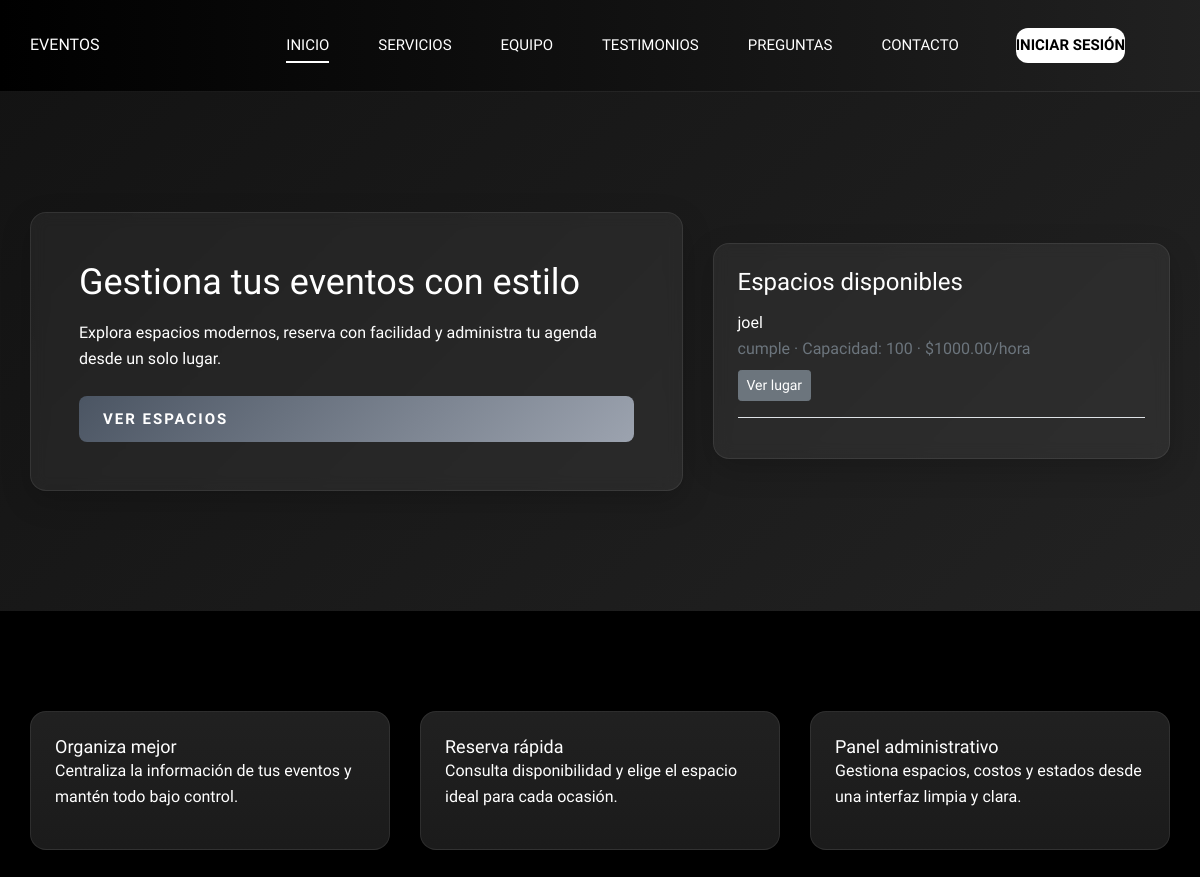
The app's page /, older data.
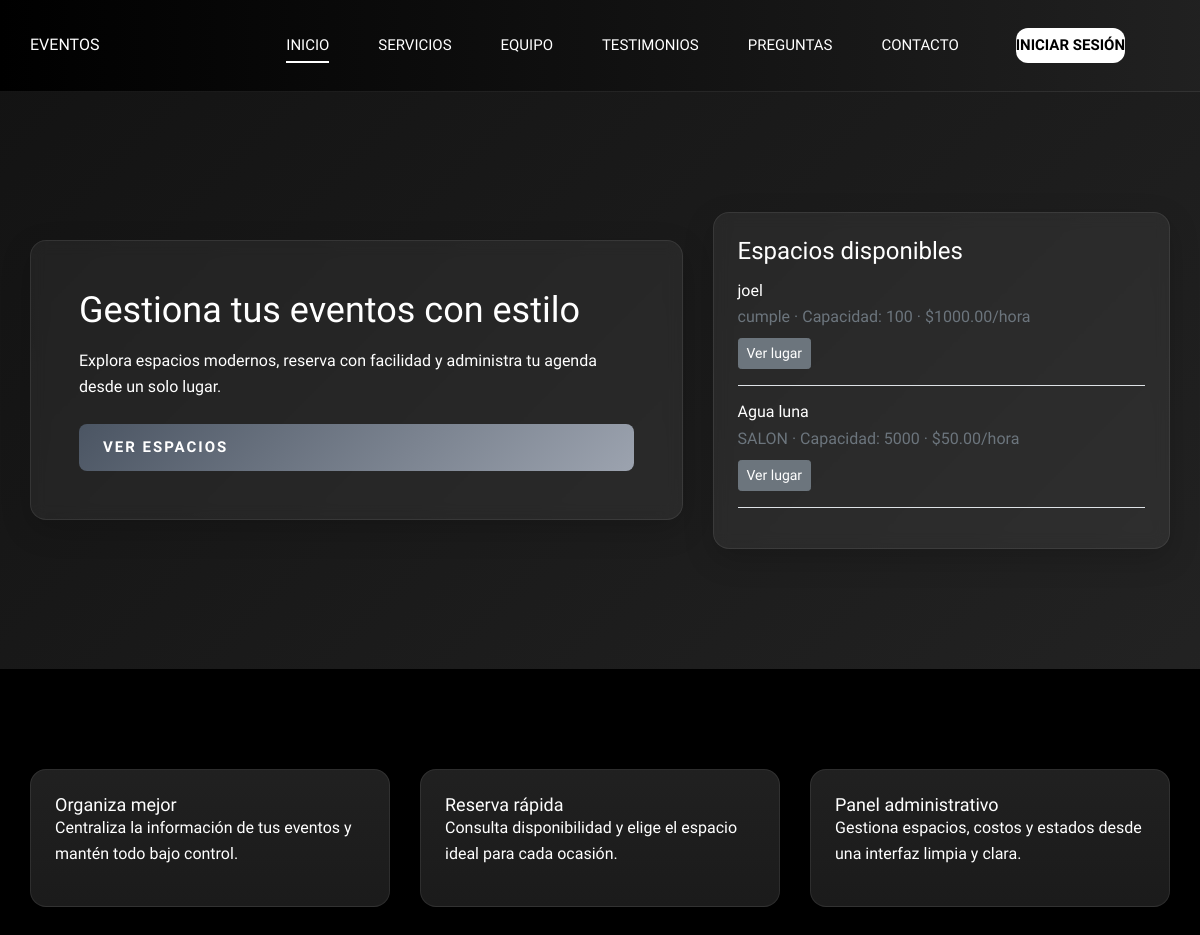
The same page, newer data.
### espacios/models.py (models this page shows, shortened)
class Espacio(models.Model):
    nombre = models.CharField(max_length=150)
    tipo = models.CharField(max_length=100)
    capacidad = models.PositiveIntegerField()
    costo_hora = models.DecimalField(max_digits=10, decimal_places=2)
    ubicacion = models.CharField(max_length=200)
    disponible = models.BooleanField(default=True)

### inicio/views.py (the view)
# urls.py: path('', include('inicio.urls')),
def inicio(request):
    espacios = Espacio.objects.filter(disponible=True)
    return render(request, 'inicio.html', {'espacios': espacios})

### templates/inicio.html (shortened to what this page needs)
{% extends "base.html" %}
{% block content %}
<section class="hero-section">
    <div class="container">
        <div class="row align-items-center">
            <div class="col-lg-7">
                <div class="hero-card p-5">
                    <h2 class="mb-3">Gestiona tus eventos con estilo</h2>
                    <p class="mb-4">
                        Explora espacios modernos, reserva con facilidad y administra tu agenda desde un solo lugar.
                    </p>
                    <a href="{% url 'lista_publica' %}" class="site-btn">
                        Ver espacios
                    </a>
                </div>
            </div>
            <div class="col-lg-5">
                <div class="info-card p-4">
                    <h4 class="mb-3">
                        Espacios disponibles
                    </h4>
                    {% if espacios %}
                        {% for e in espacios|slice:":2" %}
                        <div class="mb-3 border-bottom pb-3">
                            <h6 class="mb-1">
                                {{ e.nombre }}
                            </h6>
                            <p class="mb-2 text-muted">
                                {{ e.tipo }}
                                · Capacidad: {{ e.capacidad }}
                                · ${{ e.costo_hora }}/hora
                            </p>
                            <a href="{% url 'ver_espacio' e.id %}"
                               class="btn btn-secondary btn-sm">
                                Ver lugar
                            </a>
                        </div>
                        {% endfor %}
                    {% else %}
                    <p class="mb-0 text-muted">
                        No hay espacios disponibles por ahora.
                    </p>
                    {% endif %}
                </div>
            </div>
        </div>
    </div>
</section>
<section class="spad">
    <div class="container">
        <div class="row g-4">
            <div class="col-lg-4 col-md-6">
                <div class="card-dark p-4 h-100">
                    <h5>
                        Organiza mejor
                    </h5>
                    <p class="text-muted">
                        Centraliza la información de tus eventos y mantén todo bajo control.
                    </p>
                </div>
            </div>
            <div class="col-lg-4 col-md-6">
                <div class="card-dark p-4 h-100">
                    <h5>
                        Reserva rápida
                    </h5>
                    <p class="text-muted">
                        Consulta disponibilidad y elige el espacio ideal para cada ocasión.
                    </p>
                </div>
            </div>
            <div class="col-lg-4 col-md-6">
                <div class="card-dark p-4 h-100">
                    <h5>
                        Panel administrativo
                    </h5>
                    <p class="text-muted">
                        Gestiona espacios, costos y estados desde una interfaz limpia y clara.
                    </p>
                </div>
            </div>
        </div>
    </div>
</section>
{% endblock %}

### templates/base.html (shortened to what this page needs)
{% load static %}
<!DOCTYPE html>
<html lang="es">
<head>
    <link rel="stylesheet" href="{% static 'css/bootstrap.min.css' %}">
    <link rel="stylesheet" href="{% static 'css/font-awesome.min.css' %}">
    <link rel="stylesheet" href="{% static 'css/elegant-icons.css' %}">
    <link rel="stylesheet" href="{% static 'css/owl.carousel.min.css' %}">
    <link rel="stylesheet" href="{% static 'css/magnific-popup.css' %}">
    <link rel="stylesheet" href="{% static 'css/slicknav.min.css' %}">
    <link rel="stylesheet" href="{% static 'css/style.css' %}">
    <link rel="stylesheet" href="{% static 'css/public.css' %}">
</head>
<body>
    <header class="header">
        <div class="container">
            <div class="row align-items-center">
                <div class="col-lg-2 col-md-3 col-sm-4">
                    <div class="header__logo">
                        <a href="/">EVENTOS</a>
                    </div>
                </div>
                <div class="col-lg-10 col-md-9 col-sm-8">
                    <div class="header__nav__option">
                        <nav class="header__nav__menu mobile-menu">
                            <ul>
                                <li class="{% if request.path == '/' %}active{% endif %}"><a href="{% url 'inicio' %}">Inicio</a></li>
                                <li><a href="{% url 'servicios' %}">Servicios</a></li>
                                <li><a href="{% url 'equipo' %}">Equipo</a></li>
                                <li><a href="{% url 'testimonios' %}">Testimonios</a></li>
                                <li><a href="{% url 'faq' %}">Preguntas</a></li>
                                <li><a href="{% url 'contacto' %}">Contacto</a></li>
                                {% if user.is_authenticated %}
                                <li><a href="{% url 'lista_espacios' %}">Administración</a></li>
                                <li>
                                    <form method="post" action="{% url 'logout' %}" class="m-0">
                                        {% csrf_token %}
                                        <button type="submit" class="nav-link btn btn-link p-0 text-decoration-none">Cerrar sesión</button>
                                    </form>
                                </li>
                                {% else %}
                                <li><a href="{% url 'login' %}" class="btn-login">Iniciar sesión</a></li>
                                {% endif %}
                            </ul>
                        </nav>
                    </div>
                </div>
            </div>
        </div>
    </header>
    {% block content %}{% endblock %}
</body>
</html>

### static/css/style.css (style rules this page uses)
html, body { height: 100%; font-family: "Josefin Sans", sans-serif; -webkit-font-smoothing: antialiased; }
h1, h2, h3, h4, h5, h6 { margin: 0; color: #ffffff; font-weight: 400; font-family: "Play", sans-serif; }
h2 { font-size: 36px; }
h4 { font-size: 24px; }
h5 { font-size: 18px; }
h6 { font-size: 16px; }
p { font-size: 16px; font-family: "Josefin Sans", sans-serif; color: #ffffff; font-weight: 400; line-height: 26px; margin: 0 0 15px 0; }
ul, ol { padding: 0; margin: 0; }
.spad { padding-top: 100px; padding-bottom: 100px; }
.site-btn { font-size: 15px; color: #000000; background: #ffffff; font-family: "Play", sans-serif; font-weight: 700; border: none; display: inline-block; text-transform: uppercase; letter-spacing: 2px; padding: 14px 34px 12px; width: 100%; }
.header { position: absolute; left: 0; top: 0; width: 100%; background: transparent; border-bottom: 1px solid rgba(255, 255, 255, 0.1); z-index: 9; }
.header__logo { padding: 30px 0; }
.header__logo a { display: inline-block; }
.header__nav__option { text-align: right; padding: 28px 0px; }
.header__nav__menu { display: inline-block; margin-right: 45px; }
.header__nav__menu ul li { list-style: none; display: inline-block; margin-right: 45px; position: relative; }
.header__nav__menu ul li.active a:after { -webkit-transform: scale(1); -ms-transform: scale(1); transform: scale(1); }
.header__nav__menu ul li:last-child { margin-right: 0; }
.header__nav__menu ul li a { font-size: 15px; font-family: "Play", sans-serif; color: #ffffff; display: block; text-transform: uppercase; position: relative; padding: 6px 0; }
.header__nav__menu ul li a:after { position: absolute; left: 0; bottom: 0; width: 100%; height: 2px; background: #ffffff; content: ""; -webkit-transform: scale(0); -ms-transform: scale(0); transform: scale(0); -webkit-transition: all, 0.3s; -o-transition: all, 0.3s; transition: all, 0.3s; }
@media only screen and (min-width: 1200px) { .container { max-width: 1170px; } }

### static/css/public.css (style rules this page uses)
:root { --bg-dark: #000000; --bg-soft: #000000; --surface: #000000; --accent: #ffffff; --accent-2: #ffffff; --text: #ffffff; --muted: #ffffff; --border: rgba(255, 255, 255, 0.12); }
body { background: linear-gradient(135deg, var(--bg-dark), var(--bg-soft)); color: var(--text); }
.header { background: linear-gradient(90deg, var(--surface), rgba(34, 34, 34, 0.96)); position: sticky; top: 0; z-index: 999; border-bottom: 1px solid rgba(255, 255, 255, 0.08); }
.header__logo a, .header__nav__menu ul li a, .header__nav__social a, .footer__top__social a, .footer__option__item a { color: var(--text); }
.header__nav__menu ul li.active a, .header__nav__menu ul li a:hover { color: var(--accent-2); }
.hero-section { background: linear-gradient(135deg, rgba(20, 20, 20, 0.96), rgba(38, 38, 38, 0.9)); color: var(--text); padding: 120px 0; }
.hero-card, .info-card, .contact-card { background: rgba(255, 255, 255, 0.06); border: 1px solid rgba(255, 255, 255, 0.08); border-radius: 16px; box-shadow: 0 10px 30px rgba(0,0,0,0.18); backdrop-filter: blur(8px); }
.card-dark { background: linear-gradient(180deg, rgba(33, 33, 33, 0.98), rgba(28, 28, 28, 0.96)); border: 1px solid rgba(255, 255, 255, 0.08); border-radius: 16px; color: var(--text); box-shadow: 0 8px 24px rgba(0,0,0,0.18); }
.card-dark .text-muted { color: var(--muted) !important; }
.site-btn, .btn-primary, .btn-login { background: linear-gradient(135deg, #4b5563, #9ca3af); color: #ffffff; padding: 12px 24px; border: none; border-radius: 8px; transition: transform 0.2s ease, background 0.2s ease; }
.btn-login { display: inline-block; margin-left: 0.5rem; background: #ffffff !important; color: #000000 !important; padding: 8px 14px; border-radius: 12px; font-weight: 700; text-decoration: none; }

Row changes from the older to the newer data that the page shows:
added Espacio: nombre "Agua luna", tipo "SALON", capacidad "5000", costo_hora "50.00"
